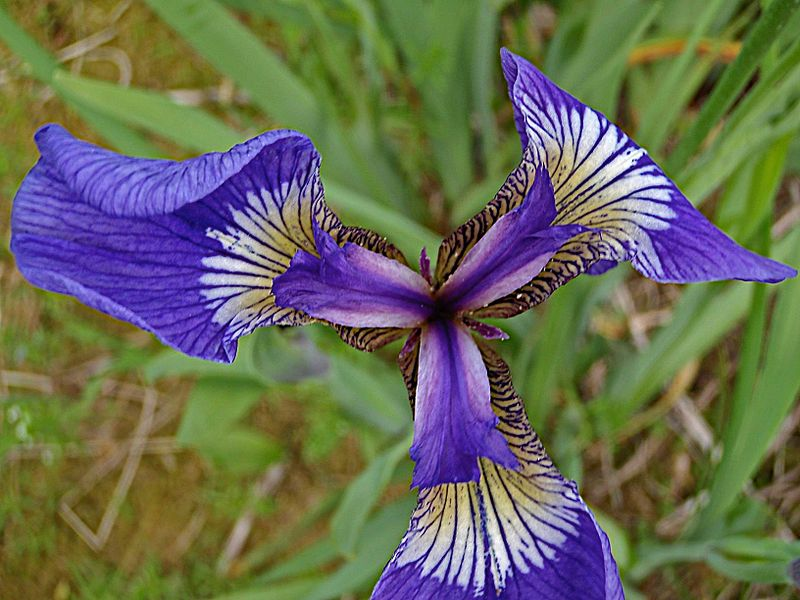
#> input picture assignment_2/images/iris.png, 800 x 600 px, found by its file name
$ python 3_resize.py
#> lines starting #> are read from the running program, lines starting #| are printed output that depends on the picture
import cv2
from matplotlib import pyplot as plt

def resize(image, width, height):
    print("Running function: resize()")

    Resized_picture = cv2.resize(image, (width, height) ,interpolation=cv2.INTER_AREA)

    cv2.imwrite("assignment_2/solution/images/3_resized_image.png", Resized_picture)

    plt.imshow(cv2.cvtColor(Resized_picture, cv2.COLOR_BGR2RGB))
    plt.axis("off")
    plt.show()


def main():
    image = cv2.imread("assignment_2/images/iris.png")
#> image is the input picture: shape (600, 800, 3); mean B, G, R 86.8, 107.1, 104.6

    width = 200
    height = 200
    resize(image, width, height)
#> in resize, `Resized_picture = cv2.resize(image, (width, height) ,interpolation=cv2..`:
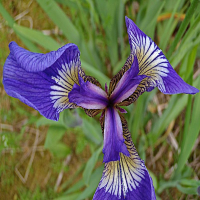
#> Resized_picture: shape (200, 200, 3); mean B, G, R 86.8, 107.1, 104.6


if __name__ == "__main__":
    main()
